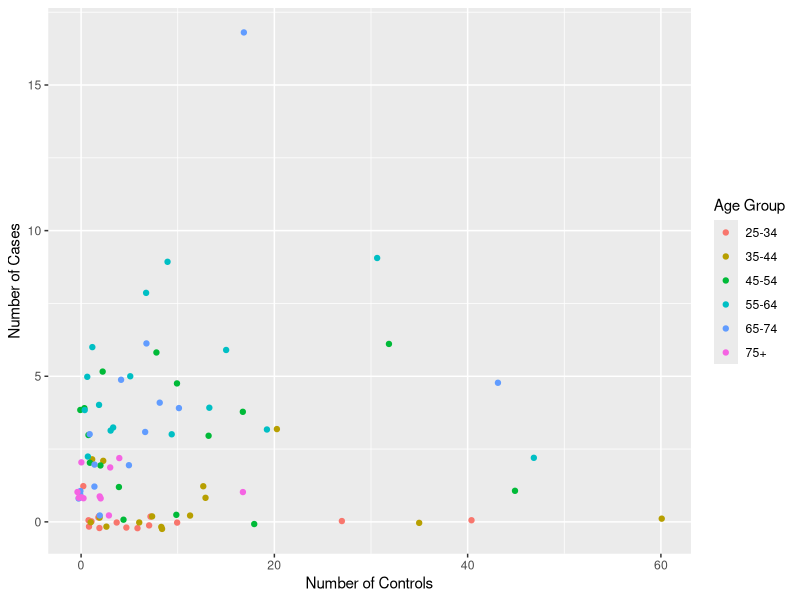
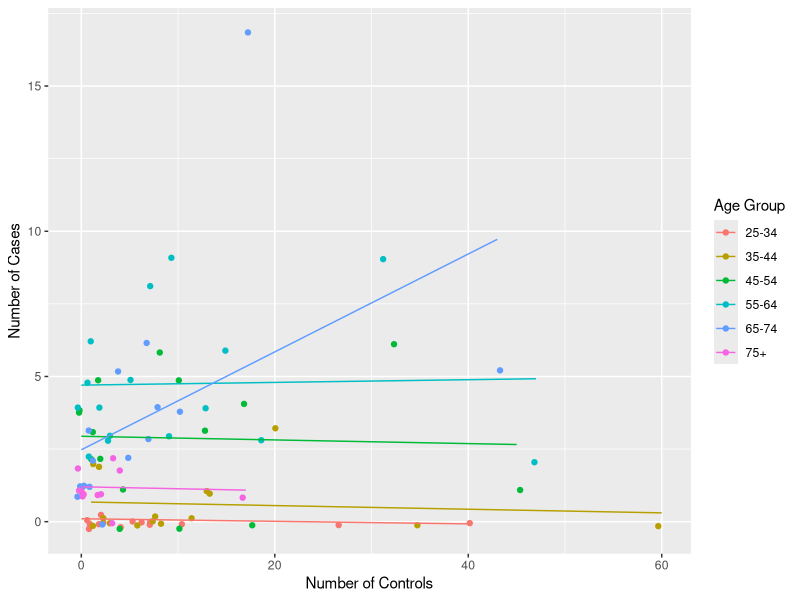
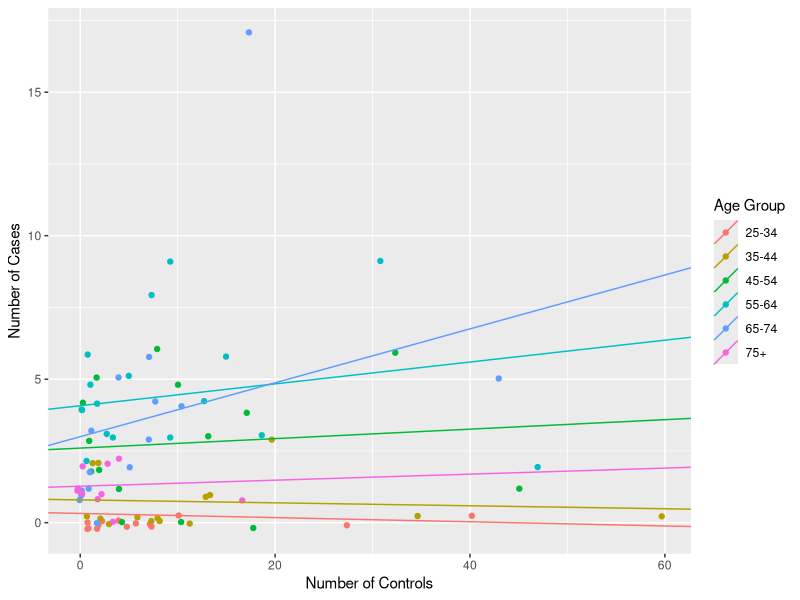

Recreate these plots in R, in order.
## ---- chunk 1
suppressMessages(library(tidyverse))
library(plyr)
dat <- as_tibble(esoph) %>% 
    mutate(agegp = as.character(agegp))
(p <- ggplot(dat, aes(ncontrols, ncases, group=agegp, colour=agegp)) +
    geom_jitter(height=0.25) +
    scale_colour_discrete("Age Group") +
    ylab("Number of Cases") + xlab("Number of Controls"))
## ---- chunk 2
p + geom_smooth(method="lm", se=FALSE, size=0.5)
## ---- chunk 3
dat %>% 
    group_by(agegp) %>% 
    summarise(n=length(ncases))
## ---- chunk 4
library(lme4)
fit <- lmer(ncases ~ ncontrols + (ncontrols | agegp), 
            data=dat)
## ---- chunk 5
summary(fit)
## ---- chunk 6
(par_coll <- coef(fit)[[1]])
## ---- chunk 7
## Put the slopes and intercepts with the data frame:
par_coll %>% 
    rownames_to_column("agegp") %>% 
    left_join(dat, by="agegp")
par_coll <- rownames_to_column(par_coll)
dat <- ddply(dat, ~ agegp, function(df){
    pars <- subset(par_coll, rowname==unique(df$agegp))
    int <- pars$`(Intercept)`
    slp <- pars$ncontrols
    cbind(df, intercept=int, slope=slp)
})

## Plot
ggplot(dat, aes(ncontrols, ncases, group=agegp, colour=agegp)) +
    geom_jitter(height=0.25) +
    geom_abline(aes(intercept=intercept, slope=slope, colour=agegp)) +
    scale_colour_discrete("Age Group") +
    ylab("Number of Cases") + xlab("Number of Controls")
